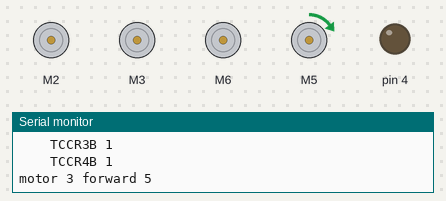
This sketch was run on a simulated Arduino Leonardo, built with avr-gcc and run on an emulated ATmega32U4. On the bench: 4 × DC motor (green arrow = forward, orange = backward, longer = faster), output pins drawn as LEDs (lit = HIGH), the last lines printed to the serial monitor.

Above: at 0.2 s.
At 9.2 s:
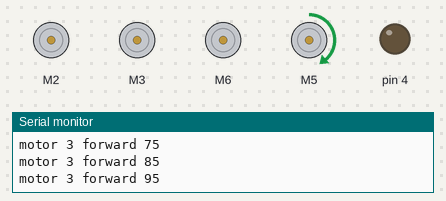
At 19.2 s:
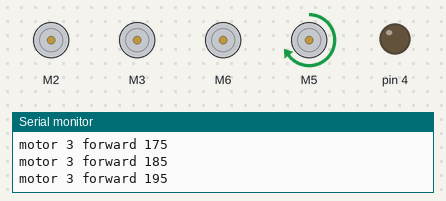
At 38.2 s:
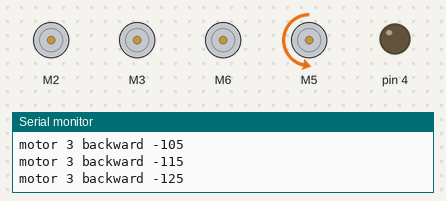
Timing chart, 0 to 40.0 s (numbered marks = the images above):
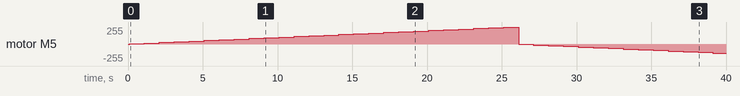

Measured:
- by itself, motor M5: rises from stopped to forward 255/255 in 25.0 s, then falls to backward 135/255 in 14.0 s

The sketch:

frog_motorTest.ino
```cpp
#include <CytronMotorDriver.h>

// a motor driver uses two pins to communicate: 1 for motor velocity (pwm), 1 for motor direction (high/low)
CytronMD motor1(PWM_DIR, 2, 22); // front-left
CytronMD motor2(PWM_DIR, 3, 23); // front-right
CytronMD motor3(PWM_DIR, 6, 24); // rear-left
CytronMD motor4(PWM_DIR, 5, 25); // rear-right
CytronMD motors [] = {motor1, motor2, motor3, motor4};

// control the rate at which the serial ports communicate
const int serialRate = 9600;

void setup() {
  Serial.begin(serialRate);
  delay(100);
  motors_setup();
}

void loop() {
  int pwm_min = 5;
  int pwm_max = 255;
  int pwm_inc = 10;
  int delayTime = 1000; // milliseconds

  for (int i = 3; i < 4; i++) { // test all 4 motors individually
    for (int j = pwm_min; j <= pwm_max; j += pwm_inc) { // run motor forward
      motors[i].setSpeed(j);
      Serial.print("motor ");
      Serial.print(i);
      Serial.print(" forward ");
      Serial.println(j);
      delay(delayTime);
    }
    for (int j = -1 * pwm_min; j >= -1 * pwm_max; j -= pwm_inc) { // run motor backward
      motors[i].setSpeed(j);
      Serial.print("motor ");
      Serial.print(i);
      Serial.print(" backward ");
      Serial.println(j);
      delay(delayTime);
    }
    motors[i].setSpeed(0);
  }

  // run all 4 motors forward
//  for (int i = 0; i < 4; i++) {
//    motors[0].setSpeed(pwm_max);
//  }
//  Serial.print("all motors forward ");
//  Serial.println(pwm_max);
//  delay(delayTime);
//
//  // run all 4 motors backward
//  for (int i = 0; i < 4; i++) {
//    motors[0].setSpeed(-1 * pwm_max);
//  }
//  Serial.print("all motors backward ");
//  Serial.println(pwm_max);
//  delay(delayTime);

  for (int i = 0; i < 4; i++) {
    motors[0].setSpeed(0);
  }

}

void motors_setup() {
  /*
  This tests to ensure the motors are set up properly. Each motor is run forward then backwards.
*/
  Serial.println("  motors_setup...");
  pinMode(2, OUTPUT);
  pinMode(3, OUTPUT);
  pinMode(6, OUTPUT);
  pinMode(5, OUTPUT);
  pinMode(22, OUTPUT);
  pinMode(23, OUTPUT);
  pinMode(24, OUTPUT);
  pinMode(25, OUTPUT);

  /* Set pwm pins to maximum frequency https://forum.arduino.cc/t/mega-2560-pwm-frequency/71434/19
   The 3 LSB of registers TCCRnB contain the prescale value of the frequency. The frequeny used on the pins
   is some frequency divided by the prescale factor, so the lower the scaling factor the higher the frequency.
   The default value of prescale for TCCR3B and TCCR4B 4->490Hz. TCCR3B controls pins 5, 3, and 2, and TCCR4B controls pins 6, 7, and 8.
   We can't use pins 4 or 13 for pwm because their frequency is controlled by TCCR0B which also controls the clock frequency for the whole Arduino!
   We set TCCR3B and TCCR4B to 1 -> 31 kHz*/
  int prescaleClear = 0x07;
  int prescaleValue = 0x01;
  TCCR3B &= ~prescaleClear;
  TCCR3B |= prescaleValue;
  TCCR4B &= ~prescaleClear;
  TCCR4B |= prescaleValue;
  Serial.print("    TCCR3B ");
  Serial.println(TCCR3B);
  Serial.print("    TCCR4B ");
  Serial.println(TCCR4B);

  for (int i = 0; i < 4; i++) {
    motors[i].setSpeed(0);
  }
}
```
